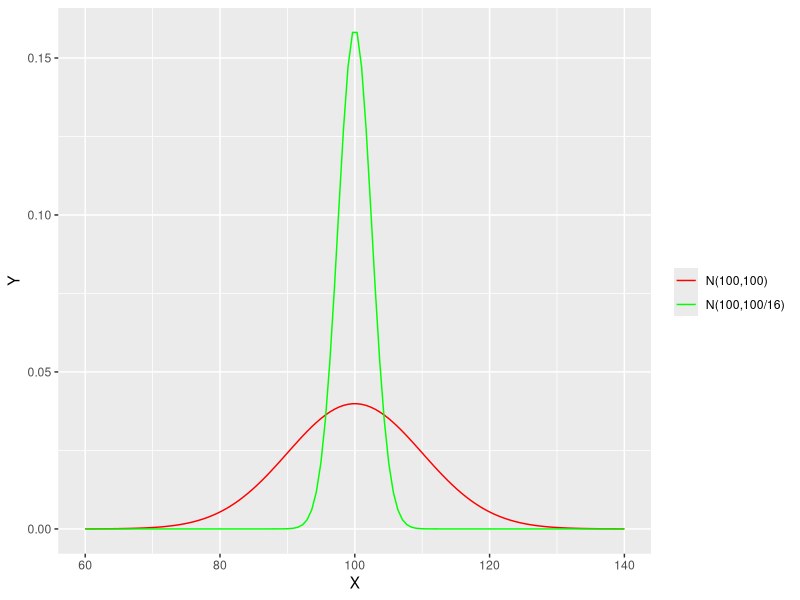

Generate this figure with R:
## ---- chunk 1
mean <- 100
desv <- 10

pnorm(110, mean = mean, sd = desv) - pnorm(90, mean = mean, sd = desv)
## ---- chunk 2
mean <- 100
individuos <- 16
desv <- (10*10) / individuos 

pnorm((110-mean)/sqrt(desv)) - pnorm((90-mean)/sqrt(desv))
## ---- chunk 3
x <- seq(60, 140, length=120)

y1 <- dnorm(x, mean = 100, sd = 10)

y2 <- dnorm(x, mean = 100, sd = sqrt(100/16))

df <- data.frame(x,y1,y2)

suppressMessages(require(ggplot2))

g <- ggplot(df, aes(x))
g <- g + geom_line(aes(y=y1, colour="N(100,100)"))
g <- g + geom_line(aes(y=y2, colour="N(100,100/16)"))
g <- g + ylab("Y") + xlab("X")
g <- g + scale_colour_manual("", 
                      breaks = c("N(100,100)", "N(100,100/16)"),
                      values = c("red", "green"))
g


## ---- chunk 4
valor <- qnorm(0.975)
((valor * sqrt(100))/10) ^ 2

## ---- chunk 5
normN <- qnorm(0.1)


mean <- (- 1) * ((normN * 10) - 500)
mean
## ---- chunk 6
normN <- qnorm(0.1)


mean <- (- 1) * ((normN * 10) - 500)

esperado <- 2000
individuos <- 4
variancia <- 100

mediaEsperada <- esperado/individuos

valor <- (mediaEsperada - mean) / sqrt(variancia/individuos)

pnorm(valor)

## ---- chunk 7
normN <- qnorm(0.1)
mean <- (- 1) * ((normN * 10) - 500)

individuos <- 4
variancia <- 100

minEsperado <- 495
minValor <- (minEsperado - mean) / sqrt(variancia/individuos)

maxEsperado <- 520
maxValor <- (maxEsperado - mean) / sqrt(variancia/individuos)

pnorm(minValor) + pnorm(maxValor, lower.tail = FALSE)
## ---- chunk 8
mean <- 500
individuos <- 4
variancia <- 100

minEsperado <- 495
minValor <- (minEsperado - mean) / sqrt(variancia/individuos)

maxEsperado <- 520
maxValor <- (maxEsperado - mean) / sqrt(variancia/individuos)

pnorm(maxValor) - pnorm(minValor) 
## ---- chunk 9

p <- 0.1

pcorte <- 0.15

n <- 20

varr <- sqrt(p * (1 - p) / n)

pbarra <- (pcorte - p) / varr

1 - pnorm(pbarra)
## ---- chunk 10
probExata <- 0

for (defeitos in 0:10){
  probExata <- probExata + (choose(100,defeitos) * 0.1^defeitos * 0.9^(100-defeitos))
}

1 - probExata


pAprox <- 0.1

n <- 100

desvio <- pAprox * (1 - pAprox) / n

pnorm(0.1, mean=pAprox, sd=desvio)
## ---- chunk 11
choose(100,0) * 0.1^0 * 0.9^100
## ---- chunk 12

custo <- 3500

media <- 120

desvio <- 50

individuos <- 30

prob <- ((custo / individuos) - media)/(desvio/sqrt(individuos))

1 - pnorm(prob)
## ---- chunk 13
individuos <- 200
resultadoMinimo <- 40
p <- 0.15

pbinom(resultadoMinimo, individuos, p, lower.tail = FALSE)
## ---- chunk 14
individuos <- 200
resultadoMinimo <- 40
p <- 0.15

dbinomial <- pbinom(resultadoMinimo, individuos, p, lower.tail = FALSE)
dbinomial

desvio <- sqrt(p * (1 - p) / individuos)

dnormal <- pnorm(resultadoMinimo / individuos, mean = p, sd = desvio , lower.tail = FALSE)
dnormal

diferenca <- dnormal - dbinomial
diferenca
